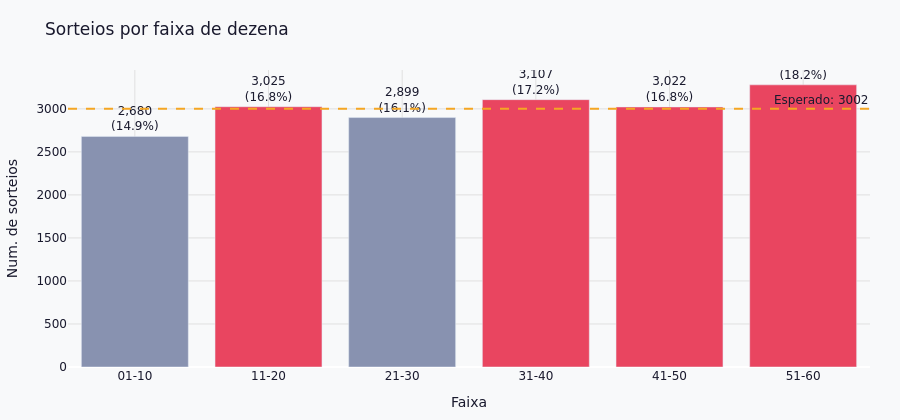

Here is the notebook cell this chart was saved with:
### Markdown cell above
### 2. Frequência por faixa de dezena

As dezenas agrupadas em seis faixas de 10 (01–10, 11–20, ..., 51–60). A linha tracejada é o valor esperado se a distribuição for perfeitamente uniforme entre as faixas.

Uma crença comum entre apostadores é que "os números do meio saem mais". Este gráfico testa isso diretamente: se verdade, as faixas 21–30 e 31–40 deveriam se destacar das demais de forma consistente.

### Code cell
dezenas   = all_dezenas()
labels    = ["01-10", "11-20", "21-30", "31-40", "41-50", "51-60"]
bins      = [0, 10, 20, 30, 40, 50, 60]
counts, _ = np.histogram(dezenas, bins=bins)
esperado  = dezenas.size / 6
pcts      = [100 * c / dezenas.size for c in counts]

fig = go.Figure(go.Bar(
    x=labels,
    y=counts,
    marker_color=[ACCENT if c > esperado else MUTED for c in counts],
    text=[f"{c:,}<br>({p:.1f}%)" for c, p in zip(counts, pcts)],
    textposition="outside",
    hovertemplate="Faixa <b>%{x}</b><br>Sorteios: <b>%{y:,}</b><br>%{text}<extra></extra>",
))

fig.add_hline(y=esperado, line_dash="dash", line_color=HIGHLIGHT, line_width=2,
              annotation_text=f"Esperado: {esperado:.0f}",
              annotation_position="top right")

fig.update_layout(
    **LAYOUT,
    title="Sorteios por faixa de dezena",
    xaxis=dict(title="Faixa", gridcolor="#e0e0e0", type="category"),
    yaxis=dict(title="Num. de sorteios", gridcolor="#e0e0e0"),
    height=420,
    showlegend=False,
)
fig.write_html(EXPORTS / "eda_02_frequencia_faixa.html")
fig.show()

### Figure 1 — Plotly figure (JSON) as saved in the notebook; plotly's stock layout.template omitted (floating-point values rounded to 4 significant figures)
{"data": [{"hovertemplate": "Faixa <b>%{x}</b><br>Sorteios: <b>%{y:,}</b><br>%{text}<extra></extra>", "marker": {"color": ["#8892b0", "#e94560", "#8892b0", "#e94560", "#e94560", "#e94560"]}, "text": ["2,680<br>(14.9%)", "3,025<br>(16.8%)", "2,899<br>(16.1%)", "3,107<br>(17.2%)", "3,022<br>(16.8%)", "3,279<br>(18.2%)"], "textposition": "outside", "type": "bar", "x": ["01-10", "11-20", "21-30", "31-40", "41-50", "51-60"], "y": [2680, 3025, 2899, 3107, 3022, 3279]}], "layout": {"annotations": [{"showarrow": false, "text": "Esperado: 3002", "x": 1, "xanchor": "right", "xref": "x domain", "y": 3002, "yanchor": "bottom", "yref": "y"}], "font": {"color": "#1a1a2e", "family": "DejaVu Sans, sans-serif"}, "height": 420, "hoverlabel": {"bgcolor": "white", "font": {"size": 12}}, "legend": {"bgcolor": "rgba(0,0,0,0)", "borderwidth": 0}, "margin": {"b": 50, "l": 60, "r": 30, "t": 70}, "paper_bgcolor": "#f8f9fa", "plot_bgcolor": "#f8f9fa", "shapes": [{"line": {"color": "#f5a623", "dash": "dash", "width": 2}, "type": "line", "x0": 0, "x1": 1, "xref": "x domain", "y0": 3002, "y1": 3002, "yref": "y"}], "showlegend": false, "title": {"text": "Sorteios por faixa de dezena"}, "xaxis": {"gridcolor": "#e0e0e0", "title": {"text": "Faixa"}, "type": "category"}, "yaxis": {"gridcolor": "#e0e0e0", "title": {"text": "Num. de sorteios"}}}}
